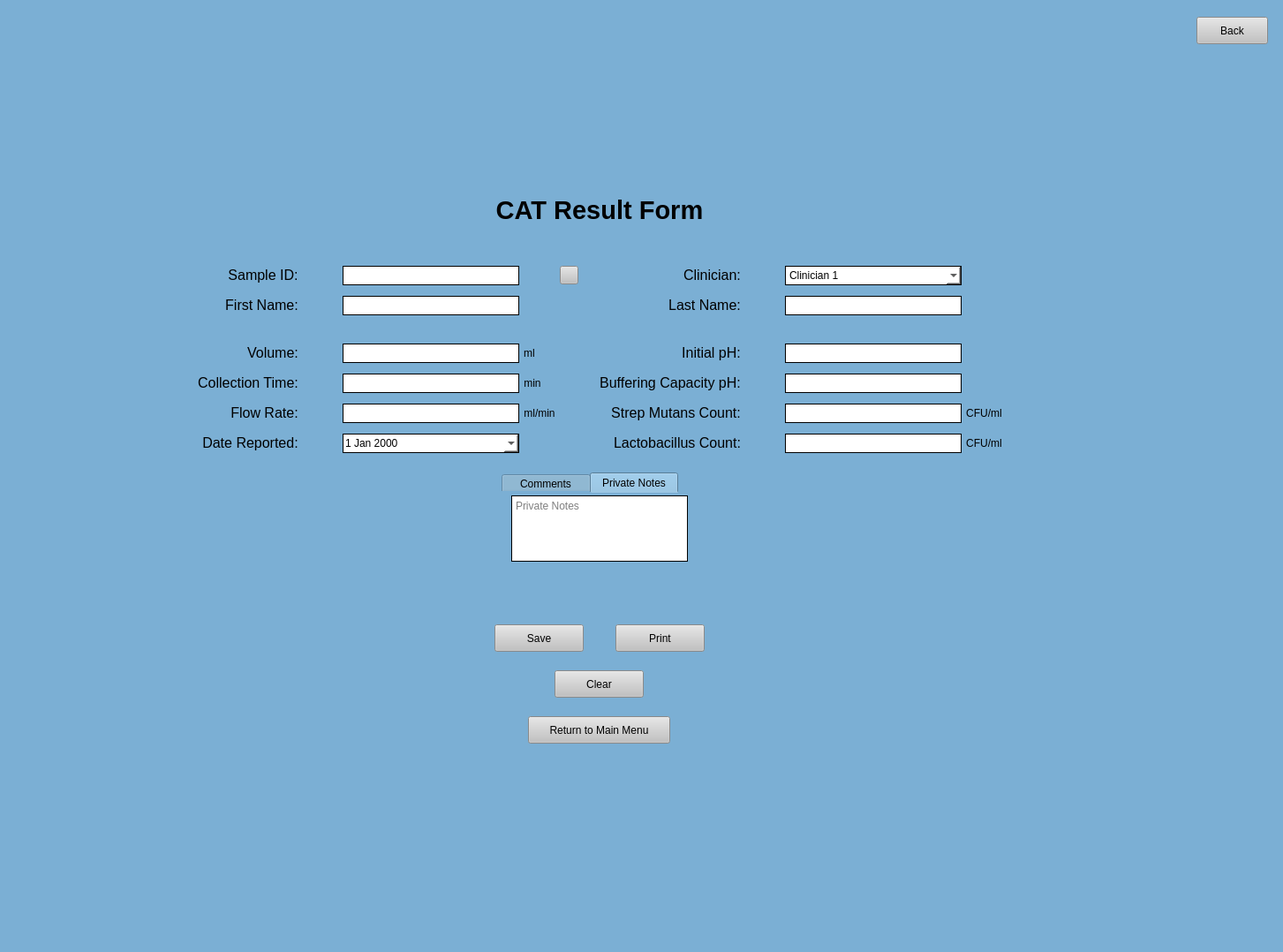
<?xml version="1.0" encoding="UTF-8"?>
<ui version="4.0">
 <class>MainWindow</class>
 <widget class="QMainWindow" name="MainWindow">
  <property name="geometry">
   <rect>
    <x>0</x>
    <y>0</y>
    <width>1453</width>
    <height>1078</height>
   </rect>
  </property>
  <property name="windowTitle">
   <string>MainWindow</string>
  </property>
  <property name="styleSheet">
   <string notr="true">background-color: rgb(123, 175, 212);</string>
  </property>
  <widget class="QWidget" name="centralwidget">
   <layout class="QGridLayout" name="gridLayout">
    <item row="1" column="0">
     <spacer name="horizontalSpacer_3">
      <property name="orientation">
       <enum>Qt::Horizontal</enum>
      </property>
      <property name="sizeHint" stdset="0">
       <size>
        <width>40</width>
        <height>20</height>
       </size>
      </property>
     </spacer>
    </item>
    <item row="0" column="1">
     <spacer name="verticalSpacer_7">
      <property name="orientation">
       <enum>Qt::Vertical</enum>
      </property>
      <property name="sizeType">
       <enum>QSizePolicy::Minimum</enum>
      </property>
      <property name="sizeHint" stdset="0">
       <size>
        <width>5</width>
        <height>10</height>
       </size>
      </property>
     </spacer>
    </item>
    <item row="1" column="1">
     <widget class="QPushButton" name="back">
      <property name="minimumSize">
       <size>
        <width>81</width>
        <height>31</height>
       </size>
      </property>
      <property name="maximumSize">
       <size>
        <width>81</width>
        <height>31</height>
       </size>
      </property>
      <property name="cursor">
       <cursorShape>PointingHandCursor</cursorShape>
      </property>
      <property name="styleSheet">
       <string notr="true">QPushButton:hover {

background-color: rgb(210, 210, 210);

}

QPushButton {

background-color: rgb(193, 193, 193);

}</string>
      </property>
      <property name="text">
       <string>Back</string>
      </property>
     </widget>
    </item>
    <item row="3" column="0">
     <layout class="QVBoxLayout" name="verticalLayout">
      <property name="topMargin">
       <number>0</number>
      </property>
      <property name="bottomMargin">
       <number>0</number>
      </property>
      <item>
       <widget class="QLabel" name="label_3">
        <property name="text">
         <string>&lt;html&gt;&lt;head/&gt;&lt;body&gt;&lt;p align=&quot;center&quot;&gt;&lt;span style=&quot; font-size:22pt; font-weight:600;&quot;&gt;CAT Result Form&lt;/span&gt;&lt;/p&gt;&lt;/body&gt;&lt;/html&gt;</string>
        </property>
       </widget>
      </item>
      <item>
       <spacer name="verticalSpacer_3">
        <property name="orientation">
         <enum>Qt::Vertical</enum>
        </property>
        <property name="sizeType">
         <enum>QSizePolicy::Minimum</enum>
        </property>
        <property name="sizeHint" stdset="0">
         <size>
          <width>10</width>
          <height>40</height>
         </size>
        </property>
       </spacer>
      </item>
      <item>
       <layout class="QHBoxLayout" name="horizontalLayout_2">
        <item>
         <spacer name="horizontalSpacer_2">
          <property name="orientation">
           <enum>Qt::Horizontal</enum>
          </property>
          <property name="sizeHint" stdset="0">
           <size>
            <width>40</width>
            <height>20</height>
           </size>
          </property>
         </spacer>
        </item>
        <item>
         <layout class="QGridLayout" name="gridLayout_2">
          <property name="leftMargin">
           <number>0</number>
          </property>
          <property name="topMargin">
           <number>0</number>
          </property>
          <property name="rightMargin">
           <number>0</number>
          </property>
          <property name="bottomMargin">
           <number>0</number>
          </property>
          <property name="horizontalSpacing">
           <number>5</number>
          </property>
          <property name="verticalSpacing">
           <number>12</number>
          </property>
          <item row="4" column="0" alignment="Qt::AlignRight">
           <widget class="QLabel" name="label_23">
            <property name="text">
             <string>&lt;html&gt;&lt;head/&gt;&lt;body&gt;&lt;p align=&quot;center&quot;&gt;&lt;span style=&quot; font-size:12pt;&quot;&gt;Volume:&lt;/span&gt;&lt;/p&gt;&lt;/body&gt;&lt;/html&gt;</string>
            </property>
            <property name="alignment">
             <set>Qt::AlignRight|Qt::AlignTrailing|Qt::AlignVCenter</set>
            </property>
           </widget>
          </item>
          <item row="1" column="0" alignment="Qt::AlignRight">
           <widget class="QLabel" name="label_22">
            <property name="text">
             <string>&lt;html&gt;&lt;head/&gt;&lt;body&gt;&lt;p align=&quot;center&quot;&gt;&lt;span style=&quot; font-size:12pt;&quot;&gt;First Name:&lt;/span&gt;&lt;/p&gt;&lt;/body&gt;&lt;/html&gt;</string>
            </property>
            <property name="alignment">
             <set>Qt::AlignRight|Qt::AlignTrailing|Qt::AlignVCenter</set>
            </property>
           </widget>
          </item>
          <item row="4" column="2" alignment="Qt::AlignHCenter">
           <widget class="QLineEdit" name="volume">
            <property name="minimumSize">
             <size>
              <width>200</width>
              <height>22</height>
             </size>
            </property>
            <property name="maximumSize">
             <size>
              <width>200</width>
              <height>22</height>
             </size>
            </property>
            <property name="styleSheet">
             <string notr="true">background-color: rgb(255, 255, 255);
border-style: solid;
border-width: 1px</string>
            </property>
           </widget>
          </item>
          <item row="8" column="7">
           <widget class="QLineEdit" name="lactobacillusCount">
            <property name="minimumSize">
             <size>
              <width>200</width>
              <height>22</height>
             </size>
            </property>
            <property name="maximumSize">
             <size>
              <width>200</width>
              <height>22</height>
             </size>
            </property>
            <property name="styleSheet">
             <string notr="true">background-color: rgb(255, 255, 255);
border-style: solid;
border-width: 1px</string>
            </property>
           </widget>
          </item>
          <item row="0" column="0" alignment="Qt::AlignRight">
           <widget class="QLabel" name="label_21">
            <property name="text">
             <string>&lt;html&gt;&lt;head/&gt;&lt;body&gt;&lt;p align=&quot;center&quot;&gt;&lt;span style=&quot; font-size:12pt;&quot;&gt;Sample ID:&lt;/span&gt;&lt;/p&gt;&lt;/body&gt;&lt;/html&gt;</string>
            </property>
            <property name="alignment">
             <set>Qt::AlignRight|Qt::AlignTrailing|Qt::AlignVCenter</set>
            </property>
           </widget>
          </item>
          <item row="0" column="2" alignment="Qt::AlignHCenter">
           <widget class="QLineEdit" name="saID">
            <property name="sizePolicy">
             <sizepolicy hsizetype="Fixed" vsizetype="Fixed">
              <horstretch>0</horstretch>
              <verstretch>0</verstretch>
             </sizepolicy>
            </property>
            <property name="minimumSize">
             <size>
              <width>200</width>
              <height>22</height>
             </size>
            </property>
            <property name="maximumSize">
             <size>
              <width>200</width>
              <height>22</height>
             </size>
            </property>
            <property name="styleSheet">
             <string notr="true">background-color: rgb(255, 255, 255);
border-style: solid;
border-width: 1px</string>
            </property>
           </widget>
          </item>
          <item row="5" column="0" alignment="Qt::AlignRight">
           <widget class="QLabel" name="label_24">
            <property name="text">
             <string>&lt;html&gt;&lt;head/&gt;&lt;body&gt;&lt;p align=&quot;center&quot;&gt;&lt;span style=&quot; font-size:12pt;&quot;&gt;Collection Time:&lt;/span&gt;&lt;/p&gt;&lt;/body&gt;&lt;/html&gt;</string>
            </property>
            <property name="alignment">
             <set>Qt::AlignRight|Qt::AlignTrailing|Qt::AlignVCenter</set>
            </property>
           </widget>
          </item>
          <item row="6" column="2" alignment="Qt::AlignHCenter">
           <widget class="QLineEdit" name="flowRate">
            <property name="minimumSize">
             <size>
              <width>200</width>
              <height>22</height>
             </size>
            </property>
            <property name="maximumSize">
             <size>
              <width>200</width>
              <height>22</height>
             </size>
            </property>
            <property name="styleSheet">
             <string notr="true">background-color: rgb(255, 255, 255);
border-style: solid;
border-width: 1px</string>
            </property>
           </widget>
          </item>
          <item row="6" column="1">
           <spacer name="horizontalSpacer_9">
            <property name="orientation">
             <enum>Qt::Horizontal</enum>
            </property>
            <property name="sizeType">
             <enum>QSizePolicy::Minimum</enum>
            </property>
            <property name="sizeHint" stdset="0">
             <size>
              <width>40</width>
              <height>20</height>
             </size>
            </property>
           </spacer>
          </item>
          <item row="6" column="6">
           <spacer name="horizontalSpacer_10">
            <property name="orientation">
             <enum>Qt::Horizontal</enum>
            </property>
            <property name="sizeType">
             <enum>QSizePolicy::Minimum</enum>
            </property>
            <property name="sizeHint" stdset="0">
             <size>
              <width>40</width>
              <height>20</height>
             </size>
            </property>
           </spacer>
          </item>
          <item row="4" column="3" alignment="Qt::AlignLeft">
           <widget class="QLabel" name="label_20">
            <property name="text">
             <string>&lt;html&gt;&lt;head/&gt;&lt;body&gt;&lt;p align=&quot;center&quot;&gt;ml&lt;/p&gt;&lt;/body&gt;&lt;/html&gt;</string>
            </property>
            <property name="alignment">
             <set>Qt::AlignRight|Qt::AlignTrailing|Qt::AlignVCenter</set>
            </property>
           </widget>
          </item>
          <item row="0" column="4">
           <widget class="QPushButton" name="find">
            <property name="sizePolicy">
             <sizepolicy hsizetype="Fixed" vsizetype="Fixed">
              <horstretch>0</horstretch>
              <verstretch>0</verstretch>
             </sizepolicy>
            </property>
            <property name="minimumSize">
             <size>
              <width>21</width>
              <height>21</height>
             </size>
            </property>
            <property name="maximumSize">
             <size>
              <width>21</width>
              <height>21</height>
             </size>
            </property>
            <property name="cursor">
             <cursorShape>PointingHandCursor</cursorShape>
            </property>
            <property name="styleSheet">
             <string notr="true">QPushButton:hover {

background-color: rgb(210, 210, 210);

}

QPushButton {

background-color: rgb(193, 193, 193);

}</string>
            </property>
            <property name="text">
             <string/>
            </property>
            <property name="iconSize">
             <size>
              <width>16</width>
              <height>16</height>
             </size>
            </property>
           </widget>
          </item>
          <item row="5" column="3" alignment="Qt::AlignLeft">
           <widget class="QLabel" name="label_28">
            <property name="text">
             <string>&lt;html&gt;&lt;head/&gt;&lt;body&gt;&lt;p align=&quot;center&quot;&gt;min&lt;/p&gt;&lt;/body&gt;&lt;/html&gt;</string>
            </property>
            <property name="alignment">
             <set>Qt::AlignRight|Qt::AlignTrailing|Qt::AlignVCenter</set>
            </property>
           </widget>
          </item>
          <item row="5" column="2" alignment="Qt::AlignHCenter">
           <widget class="QLineEdit" name="collectionTime">
            <property name="minimumSize">
             <size>
              <width>200</width>
              <height>22</height>
             </size>
            </property>
            <property name="maximumSize">
             <size>
              <width>200</width>
              <height>22</height>
             </size>
            </property>
            <property name="styleSheet">
             <string notr="true">background-color: rgb(255, 255, 255);
border-style: solid;
border-width: 1px</string>
            </property>
           </widget>
          </item>
          <item row="6" column="0" alignment="Qt::AlignRight">
           <widget class="QLabel" name="label_25">
            <property name="text">
             <string>&lt;html&gt;&lt;head/&gt;&lt;body&gt;&lt;p align=&quot;center&quot;&gt;&lt;span style=&quot; font-size:12pt;&quot;&gt;Flow Rate:&lt;/span&gt;&lt;/p&gt;&lt;/body&gt;&lt;/html&gt;</string>
            </property>
            <property name="alignment">
             <set>Qt::AlignRight|Qt::AlignTrailing|Qt::AlignVCenter</set>
            </property>
           </widget>
          </item>
          <item row="6" column="4">
           <spacer name="horizontalSpacer_8">
            <property name="orientation">
             <enum>Qt::Horizontal</enum>
            </property>
            <property name="sizeType">
             <enum>QSizePolicy::Minimum</enum>
            </property>
            <property name="sizeHint" stdset="0">
             <size>
              <width>40</width>
              <height>20</height>
             </size>
            </property>
           </spacer>
          </item>
          <item row="5" column="7">
           <widget class="QLineEdit" name="bufferingCapacityPH">
            <property name="minimumSize">
             <size>
              <width>200</width>
              <height>22</height>
             </size>
            </property>
            <property name="maximumSize">
             <size>
              <width>200</width>
              <height>22</height>
             </size>
            </property>
            <property name="styleSheet">
             <string notr="true">background-color: rgb(255, 255, 255);
border-style: solid;
border-width: 1px</string>
            </property>
           </widget>
          </item>
          <item row="4" column="7">
           <widget class="QLineEdit" name="initialPH">
            <property name="minimumSize">
             <size>
              <width>200</width>
              <height>22</height>
             </size>
            </property>
            <property name="maximumSize">
             <size>
              <width>200</width>
              <height>22</height>
             </size>
            </property>
            <property name="styleSheet">
             <string notr="true">background-color: rgb(255, 255, 255);
border-style: solid;
border-width: 1px</string>
            </property>
           </widget>
          </item>
          <item row="1" column="7">
           <widget class="QLineEdit" name="lName">
            <property name="minimumSize">
             <size>
              <width>200</width>
              <height>22</height>
             </size>
            </property>
            <property name="maximumSize">
             <size>
              <width>200</width>
              <height>22</height>
             </size>
            </property>
            <property name="styleSheet">
             <string notr="true">background-color: rgb(255, 255, 255);
border-style: solid;
border-width: 1px</string>
            </property>
           </widget>
          </item>
          <item row="4" column="5" alignment="Qt::AlignRight">
           <widget class="QLabel" name="label_33">
            <property name="text">
             <string>&lt;html&gt;&lt;head/&gt;&lt;body&gt;&lt;p align=&quot;center&quot;&gt;&lt;span style=&quot; font-size:12pt;&quot;&gt;Initial pH:&lt;/span&gt;&lt;/p&gt;&lt;/body&gt;&lt;/html&gt;</string>
            </property>
            <property name="alignment">
             <set>Qt::AlignRight|Qt::AlignTrailing|Qt::AlignVCenter</set>
            </property>
           </widget>
          </item>
          <item row="5" column="5" alignment="Qt::AlignRight">
           <widget class="QLabel" name="label_34">
            <property name="text">
             <string>&lt;html&gt;&lt;head/&gt;&lt;body&gt;&lt;p align=&quot;center&quot;&gt;&lt;span style=&quot; font-size:12pt;&quot;&gt;Buffering Capacity pH:&lt;/span&gt;&lt;/p&gt;&lt;/body&gt;&lt;/html&gt;</string>
            </property>
            <property name="alignment">
             <set>Qt::AlignRight|Qt::AlignTrailing|Qt::AlignVCenter</set>
            </property>
           </widget>
          </item>
          <item row="1" column="2" alignment="Qt::AlignHCenter">
           <widget class="QLineEdit" name="fName">
            <property name="minimumSize">
             <size>
              <width>200</width>
              <height>22</height>
             </size>
            </property>
            <property name="maximumSize">
             <size>
              <width>200</width>
              <height>22</height>
             </size>
            </property>
            <property name="styleSheet">
             <string notr="true">background-color: rgb(255, 255, 255);
border-style: solid;
border-width: 1px</string>
            </property>
           </widget>
          </item>
          <item row="6" column="3" alignment="Qt::AlignLeft|Qt::AlignVCenter">
           <widget class="QLabel" name="label_13">
            <property name="text">
             <string>&lt;html&gt;&lt;head/&gt;&lt;body&gt;&lt;p align=&quot;center&quot;&gt;ml/min&lt;/p&gt;&lt;/body&gt;&lt;/html&gt;</string>
            </property>
            <property name="alignment">
             <set>Qt::AlignRight|Qt::AlignTrailing|Qt::AlignVCenter</set>
            </property>
           </widget>
          </item>
          <item row="6" column="8" alignment="Qt::AlignLeft">
           <widget class="QLabel" name="label_15">
            <property name="text">
             <string>&lt;html&gt;&lt;head/&gt;&lt;body&gt;&lt;p align=&quot;center&quot;&gt;CFU/ml&lt;/p&gt;&lt;/body&gt;&lt;/html&gt;</string>
            </property>
            <property name="alignment">
             <set>Qt::AlignRight|Qt::AlignTrailing|Qt::AlignVCenter</set>
            </property>
           </widget>
          </item>
          <item row="8" column="0" alignment="Qt::AlignRight">
           <widget class="QLabel" name="label_29">
            <property name="text">
             <string>&lt;html&gt;&lt;head/&gt;&lt;body&gt;&lt;p align=&quot;center&quot;&gt;&lt;span style=&quot; font-size:12pt;&quot;&gt;Date Reported:&lt;/span&gt;&lt;/p&gt;&lt;/body&gt;&lt;/html&gt;</string>
            </property>
            <property name="alignment">
             <set>Qt::AlignRight|Qt::AlignTrailing|Qt::AlignVCenter</set>
            </property>
           </widget>
          </item>
          <item row="8" column="2" alignment="Qt::AlignHCenter|Qt::AlignVCenter">
           <widget class="QDateEdit" name="repDate">
            <property name="minimumSize">
             <size>
              <width>200</width>
              <height>22</height>
             </size>
            </property>
            <property name="maximumSize">
             <size>
              <width>200</width>
              <height>22</height>
             </size>
            </property>
            <property name="styleSheet">
             <string notr="true">/* the box that is displayed*/
QDateEdit {
background-color: rgb(255, 255, 255);
border-style: solid;
border-width: 1px
}
/*toolbar on top of calendar*/
QCalendarWidget QToolButton {
height: 30px;
width: 75px;
color: white;
font-size: 12px;
icon-size: 24px, 24px;
font-weight: bold;
background-color: rgb(123,175,212);
}
QCalendarWidget QMenu {
width: 85px;
left: 10px;
color: white;
font-size: 12px;
background-color: rgb(123, 175, 212);
}
QCalendarWidget QSpinBox {
width: 75px;
font-size:12px;
color: white;
background-color: rgb(123, 175, 212);
selection-background-color: rgb(136, 136, 136);
selection-color: rgb(255, 255, 255);
}
QCalendarWidget QSpinBox::up-button { subcontrol-origin: border; subcontrol-position: top right; width:35px; }
QCalendarWidget QSpinBox::down-button {subcontrol-origin: border; subcontrol-position: bottom right; width:35px;}
QCalendarWidget QSpinBox::up-arrow { width:28px; height:28px; }
QCalendarWidget QSpinBox::down-arrow { width:28px; height:28px; }

/* header row */
QCalendarWidget QWidget { 
alternate-background-color: rgb(240, 240, 240); 
}
/* normal days */
QCalendarWidget QAbstractItemView:enabled
{
font-size:12px;
color: black;
background-color: white;
selection-background-color: rgb(123, 175, 212);
selection-color: white;
}
/* days in other months */
/* navigation bar */
QCalendarWidget QWidget#qt_calendar_navigationbar
{
background-color: rgb(123, 175, 212);
}
QCalendarWidget QAbstractItemView:disabled
{
color: rgb(180,180,180);
}</string>
            </property>
            <property name="calendarPopup">
             <bool>true</bool>
            </property>
           </widget>
          </item>
          <item row="0" column="7">
           <widget class="QComboBox" name="clinDrop">
            <property name="minimumSize">
             <size>
              <width>200</width>
              <height>22</height>
             </size>
            </property>
            <property name="maximumSize">
             <size>
              <width>200</width>
              <height>22</height>
             </size>
            </property>
            <property name="styleSheet">
             <string notr="true">background-color: rgb(255, 255, 255);
border-style: solid;
border-width: 1px</string>
            </property>
            <item>
             <property name="text">
              <string>Clinician 1</string>
             </property>
            </item>
            <item>
             <property name="text">
              <string>Clinician 2</string>
             </property>
            </item>
            <item>
             <property name="text">
              <string>Clinician 3</string>
             </property>
            </item>
           </widget>
          </item>
          <item row="6" column="5" alignment="Qt::AlignRight">
           <widget class="QLabel" name="label_26">
            <property name="text">
             <string>&lt;html&gt;&lt;head/&gt;&lt;body&gt;&lt;p align=&quot;center&quot;&gt;&lt;span style=&quot; font-size:12pt;&quot;&gt;Strep Mutans Count:&lt;/span&gt;&lt;/p&gt;&lt;/body&gt;&lt;/html&gt;</string>
            </property>
            <property name="alignment">
             <set>Qt::AlignRight|Qt::AlignTrailing|Qt::AlignVCenter</set>
            </property>
           </widget>
          </item>
          <item row="8" column="5" alignment="Qt::AlignRight">
           <widget class="QLabel" name="label_27">
            <property name="text">
             <string>&lt;html&gt;&lt;head/&gt;&lt;body&gt;&lt;p align=&quot;center&quot;&gt;&lt;span style=&quot; font-size:12pt;&quot;&gt;Lactobacillus Count:&lt;/span&gt;&lt;/p&gt;&lt;/body&gt;&lt;/html&gt;</string>
            </property>
            <property name="alignment">
             <set>Qt::AlignRight|Qt::AlignTrailing|Qt::AlignVCenter</set>
            </property>
           </widget>
          </item>
          <item row="0" column="5" alignment="Qt::AlignRight">
           <widget class="QLabel" name="label_31">
            <property name="text">
             <string>&lt;html&gt;&lt;head/&gt;&lt;body&gt;&lt;p align=&quot;center&quot;&gt;&lt;span style=&quot; font-size:12pt;&quot;&gt;Clinician:&lt;/span&gt;&lt;/p&gt;&lt;/body&gt;&lt;/html&gt;</string>
            </property>
            <property name="alignment">
             <set>Qt::AlignRight|Qt::AlignTrailing|Qt::AlignVCenter</set>
            </property>
           </widget>
          </item>
          <item row="2" column="3">
           <spacer name="verticalSpacer_10">
            <property name="orientation">
             <enum>Qt::Vertical</enum>
            </property>
            <property name="sizeType">
             <enum>QSizePolicy::Minimum</enum>
            </property>
            <property name="sizeHint" stdset="0">
             <size>
              <width>20</width>
              <height>20</height>
             </size>
            </property>
           </spacer>
          </item>
          <item row="1" column="5" alignment="Qt::AlignRight">
           <widget class="QLabel" name="label_32">
            <property name="text">
             <string>&lt;html&gt;&lt;head/&gt;&lt;body&gt;&lt;p align=&quot;center&quot;&gt;&lt;span style=&quot; font-size:12pt;&quot;&gt;Last Name:&lt;/span&gt;&lt;/p&gt;&lt;/body&gt;&lt;/html&gt;</string>
            </property>
            <property name="alignment">
             <set>Qt::AlignRight|Qt::AlignTrailing|Qt::AlignVCenter</set>
            </property>
           </widget>
          </item>
          <item row="8" column="8" alignment="Qt::AlignLeft">
           <widget class="QLabel" name="label_19">
            <property name="text">
             <string>&lt;html&gt;&lt;head/&gt;&lt;body&gt;&lt;p align=&quot;center&quot;&gt;CFU/ml&lt;/p&gt;&lt;/body&gt;&lt;/html&gt;</string>
            </property>
            <property name="alignment">
             <set>Qt::AlignRight|Qt::AlignTrailing|Qt::AlignVCenter</set>
            </property>
           </widget>
          </item>
          <item row="6" column="7">
           <widget class="QLineEdit" name="strepMutansCount">
            <property name="minimumSize">
             <size>
              <width>200</width>
              <height>22</height>
             </size>
            </property>
            <property name="maximumSize">
             <size>
              <width>200</width>
              <height>22</height>
             </size>
            </property>
            <property name="styleSheet">
             <string notr="true">background-color: rgb(255, 255, 255);
border-style: solid;
border-width: 1px</string>
            </property>
           </widget>
          </item>
          <item row="9" column="0" colspan="9">
           <spacer name="verticalSpacer_9">
            <property name="orientation">
             <enum>Qt::Vertical</enum>
            </property>
            <property name="sizeType">
             <enum>QSizePolicy::Minimum</enum>
            </property>
            <property name="sizeHint" stdset="0">
             <size>
              <width>20</width>
              <height>10</height>
             </size>
            </property>
           </spacer>
          </item>
          <item row="10" column="0" rowspan="2" colspan="9" alignment="Qt::AlignHCenter|Qt::AlignVCenter">
           <widget class="QTabWidget" name="tabWidget">
            <property name="styleSheet">
             <string notr="true">QTabWidget::pane {
	background: rgb(235, 235, 235);
	top: -16px;
}
QTabWidget::tab-bar {
	alignment: center;
}
QTabBar::tab {
	height: 23px; 
	width: 100px;
}</string>
            </property>
            <property name="currentIndex">
             <number>1</number>
            </property>
            <property name="usesScrollButtons">
             <bool>false</bool>
            </property>
            <widget class="QWidget" name="commentsTab">
             <attribute name="title">
              <string>Comments</string>
             </attribute>
             <layout class="QGridLayout" name="gridLayout_3">
              <item row="0" column="0">
               <widget class="QTextEdit" name="cText">
                <property name="sizePolicy">
                 <sizepolicy hsizetype="Fixed" vsizetype="Fixed">
                  <horstretch>0</horstretch>
                  <verstretch>0</verstretch>
                 </sizepolicy>
                </property>
                <property name="minimumSize">
                 <size>
                  <width>0</width>
                  <height>0</height>
                 </size>
                </property>
                <property name="maximumSize">
                 <size>
                  <width>200</width>
                  <height>75</height>
                 </size>
                </property>
                <property name="styleSheet">
                 <string notr="true">background-color: rgb(255, 255, 255);
border-style: solid;
border-width: 1px</string>
                </property>
                <property name="placeholderText">
                 <string>Comments</string>
                </property>
               </widget>
              </item>
             </layout>
            </widget>
            <widget class="QWidget" name="notesTab">
             <attribute name="title">
              <string>Private Notes</string>
             </attribute>
             <layout class="QGridLayout" name="gridLayout_4">
              <item row="0" column="0">
               <widget class="QTextEdit" name="nText">
                <property name="sizePolicy">
                 <sizepolicy hsizetype="Fixed" vsizetype="Fixed">
                  <horstretch>0</horstretch>
                  <verstretch>0</verstretch>
                 </sizepolicy>
                </property>
                <property name="maximumSize">
                 <size>
                  <width>200</width>
                  <height>75</height>
                 </size>
                </property>
                <property name="styleSheet">
                 <string notr="true">background-color: rgb(255, 255, 255);
border-style: solid;
border-width: 1px</string>
                </property>
                <property name="placeholderText">
                 <string>Private Notes</string>
                </property>
               </widget>
              </item>
             </layout>
            </widget>
           </widget>
          </item>
         </layout>
        </item>
        <item>
         <spacer name="horizontalSpacer">
          <property name="orientation">
           <enum>Qt::Horizontal</enum>
          </property>
          <property name="sizeHint" stdset="0">
           <size>
            <width>40</width>
            <height>20</height>
           </size>
          </property>
         </spacer>
        </item>
       </layout>
      </item>
      <item alignment="Qt::AlignHCenter|Qt::AlignVCenter">
       <widget class="QLabel" name="errorMessage">
        <property name="minimumSize">
         <size>
          <width>350</width>
          <height>30</height>
         </size>
        </property>
        <property name="maximumSize">
         <size>
          <width>999</width>
          <height>30</height>
         </size>
        </property>
        <property name="styleSheet">
         <string notr="true">font: 12pt &quot;MS Shell Dlg 2&quot;;
color:red;</string>
        </property>
        <property name="text">
         <string/>
        </property>
        <property name="alignment">
         <set>Qt::AlignCenter</set>
        </property>
       </widget>
      </item>
      <item>
       <spacer name="verticalSpacer_8">
        <property name="orientation">
         <enum>Qt::Vertical</enum>
        </property>
        <property name="sizeType">
         <enum>QSizePolicy::Minimum</enum>
        </property>
        <property name="sizeHint" stdset="0">
         <size>
          <width>20</width>
          <height>10</height>
         </size>
        </property>
       </spacer>
      </item>
      <item>
       <layout class="QVBoxLayout" name="verticalLayout_2">
        <property name="topMargin">
         <number>0</number>
        </property>
        <property name="bottomMargin">
         <number>0</number>
        </property>
        <item>
         <layout class="QHBoxLayout" name="horizontalLayout">
          <property name="topMargin">
           <number>0</number>
          </property>
          <property name="bottomMargin">
           <number>0</number>
          </property>
          <item>
           <spacer name="horizontalSpacer_5">
            <property name="orientation">
             <enum>Qt::Horizontal</enum>
            </property>
            <property name="sizeHint" stdset="0">
             <size>
              <width>40</width>
              <height>20</height>
             </size>
            </property>
           </spacer>
          </item>
          <item>
           <widget class="QPushButton" name="save">
            <property name="sizePolicy">
             <sizepolicy hsizetype="Fixed" vsizetype="Fixed">
              <horstretch>0</horstretch>
              <verstretch>0</verstretch>
             </sizepolicy>
            </property>
            <property name="minimumSize">
             <size>
              <width>101</width>
              <height>31</height>
             </size>
            </property>
            <property name="maximumSize">
             <size>
              <width>101</width>
              <height>31</height>
             </size>
            </property>
            <property name="cursor">
             <cursorShape>PointingHandCursor</cursorShape>
            </property>
            <property name="styleSheet">
             <string notr="true">QPushButton:hover {

background-color: rgb(210, 210, 210);

}

QPushButton {

background-color: rgb(193, 193, 193);

}</string>
            </property>
            <property name="text">
             <string>Save</string>
            </property>
           </widget>
          </item>
          <item>
           <spacer name="horizontalSpacer_7">
            <property name="orientation">
             <enum>Qt::Horizontal</enum>
            </property>
            <property name="sizeType">
             <enum>QSizePolicy::Minimum</enum>
            </property>
            <property name="sizeHint" stdset="0">
             <size>
              <width>30</width>
              <height>20</height>
             </size>
            </property>
           </spacer>
          </item>
          <item>
           <widget class="QPushButton" name="print">
            <property name="sizePolicy">
             <sizepolicy hsizetype="Fixed" vsizetype="Fixed">
              <horstretch>0</horstretch>
              <verstretch>0</verstretch>
             </sizepolicy>
            </property>
            <property name="minimumSize">
             <size>
              <width>101</width>
              <height>31</height>
             </size>
            </property>
            <property name="maximumSize">
             <size>
              <width>101</width>
              <height>31</height>
             </size>
            </property>
            <property name="cursor">
             <cursorShape>PointingHandCursor</cursorShape>
            </property>
            <property name="styleSheet">
             <string notr="true">QPushButton:hover {

background-color: rgb(210, 210, 210);

}

QPushButton {

background-color: rgb(193, 193, 193);

}</string>
            </property>
            <property name="text">
             <string>Print</string>
            </property>
           </widget>
          </item>
          <item>
           <spacer name="horizontalSpacer_6">
            <property name="orientation">
             <enum>Qt::Horizontal</enum>
            </property>
            <property name="sizeHint" stdset="0">
             <size>
              <width>40</width>
              <height>20</height>
             </size>
            </property>
           </spacer>
          </item>
         </layout>
        </item>
        <item>
         <spacer name="verticalSpacer_4">
          <property name="orientation">
           <enum>Qt::Vertical</enum>
          </property>
          <property name="sizeType">
           <enum>QSizePolicy::Minimum</enum>
          </property>
          <property name="sizeHint" stdset="0">
           <size>
            <width>20</width>
            <height>15</height>
           </size>
          </property>
         </spacer>
        </item>
        <item alignment="Qt::AlignHCenter">
         <widget class="QPushButton" name="clear">
          <property name="sizePolicy">
           <sizepolicy hsizetype="Fixed" vsizetype="Fixed">
            <horstretch>0</horstretch>
            <verstretch>0</verstretch>
           </sizepolicy>
          </property>
          <property name="minimumSize">
           <size>
            <width>101</width>
            <height>31</height>
           </size>
          </property>
          <property name="maximumSize">
           <size>
            <width>101</width>
            <height>31</height>
           </size>
          </property>
          <property name="cursor">
           <cursorShape>PointingHandCursor</cursorShape>
          </property>
          <property name="styleSheet">
           <string notr="true">QPushButton:hover {

background-color: rgb(210, 210, 210);

}

QPushButton {

background-color: rgb(193, 193, 193);

}</string>
          </property>
          <property name="text">
           <string>Clear</string>
          </property>
         </widget>
        </item>
        <item>
         <spacer name="verticalSpacer_5">
          <property name="orientation">
           <enum>Qt::Vertical</enum>
          </property>
          <property name="sizeType">
           <enum>QSizePolicy::Minimum</enum>
          </property>
          <property name="sizeHint" stdset="0">
           <size>
            <width>20</width>
            <height>15</height>
           </size>
          </property>
         </spacer>
        </item>
        <item alignment="Qt::AlignHCenter">
         <widget class="QPushButton" name="home">
          <property name="sizePolicy">
           <sizepolicy hsizetype="Fixed" vsizetype="Fixed">
            <horstretch>0</horstretch>
            <verstretch>0</verstretch>
           </sizepolicy>
          </property>
          <property name="minimumSize">
           <size>
            <width>161</width>
            <height>31</height>
           </size>
          </property>
          <property name="maximumSize">
           <size>
            <width>161</width>
            <height>31</height>
           </size>
          </property>
          <property name="cursor">
           <cursorShape>PointingHandCursor</cursorShape>
          </property>
          <property name="styleSheet">
           <string notr="true">QPushButton:hover {

background-color: rgb(210, 210, 210);

}

QPushButton {

background-color: rgb(193, 193, 193);

}</string>
          </property>
          <property name="text">
           <string>Return to Main Menu</string>
          </property>
         </widget>
        </item>
       </layout>
      </item>
      <item>
       <spacer name="verticalSpacer_6">
        <property name="orientation">
         <enum>Qt::Vertical</enum>
        </property>
        <property name="sizeHint" stdset="0">
         <size>
          <width>20</width>
          <height>40</height>
         </size>
        </property>
       </spacer>
      </item>
     </layout>
    </item>
    <item row="4" column="0">
     <spacer name="verticalSpacer_2">
      <property name="orientation">
       <enum>Qt::Vertical</enum>
      </property>
      <property name="sizeHint" stdset="0">
       <size>
        <width>20</width>
        <height>40</height>
       </size>
      </property>
     </spacer>
    </item>
    <item row="2" column="0">
     <spacer name="verticalSpacer">
      <property name="orientation">
       <enum>Qt::Vertical</enum>
      </property>
      <property name="sizeHint" stdset="0">
       <size>
        <width>20</width>
        <height>0</height>
       </size>
      </property>
     </spacer>
    </item>
    <item row="1" column="2">
     <spacer name="horizontalSpacer_4">
      <property name="orientation">
       <enum>Qt::Horizontal</enum>
      </property>
      <property name="sizeType">
       <enum>QSizePolicy::Minimum</enum>
      </property>
      <property name="sizeHint" stdset="0">
       <size>
        <width>8</width>
        <height>5</height>
       </size>
      </property>
     </spacer>
    </item>
   </layout>
  </widget>
  <widget class="QMenuBar" name="menubar">
   <property name="geometry">
    <rect>
     <x>0</x>
     <y>0</y>
     <width>1453</width>
     <height>21</height>
    </rect>
   </property>
  </widget>
  <widget class="QStatusBar" name="statusbar"/>
 </widget>
 <tabstops>
  <tabstop>saID</tabstop>
  <tabstop>clinDrop</tabstop>
  <tabstop>fName</tabstop>
  <tabstop>lName</tabstop>
  <tabstop>volume</tabstop>
  <tabstop>collectionTime</tabstop>
  <tabstop>flowRate</tabstop>
  <tabstop>repDate</tabstop>
  <tabstop>initialPH</tabstop>
  <tabstop>bufferingCapacityPH</tabstop>
  <tabstop>strepMutansCount</tabstop>
  <tabstop>lactobacillusCount</tabstop>
  <tabstop>tabWidget</tabstop>
  <tabstop>cText</tabstop>
  <tabstop>nText</tabstop>
  <tabstop>save</tabstop>
  <tabstop>print</tabstop>
  <tabstop>clear</tabstop>
  <tabstop>home</tabstop>
  <tabstop>find</tabstop>
  <tabstop>back</tabstop>
 </tabstops>
 <resources/>
 <connections/>
</ui>
